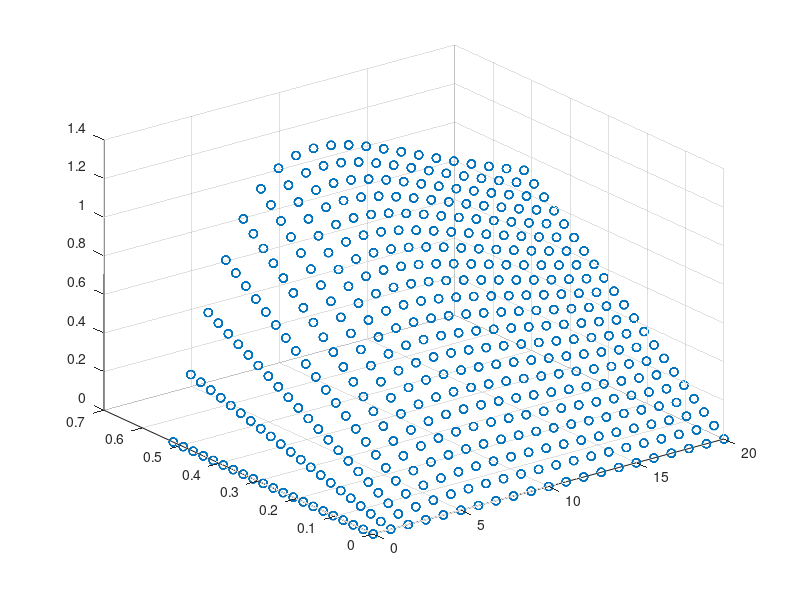
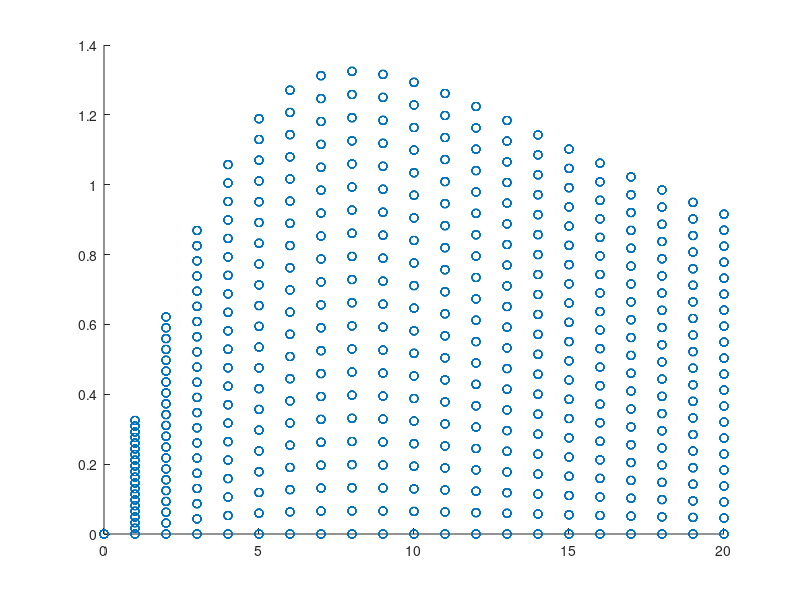
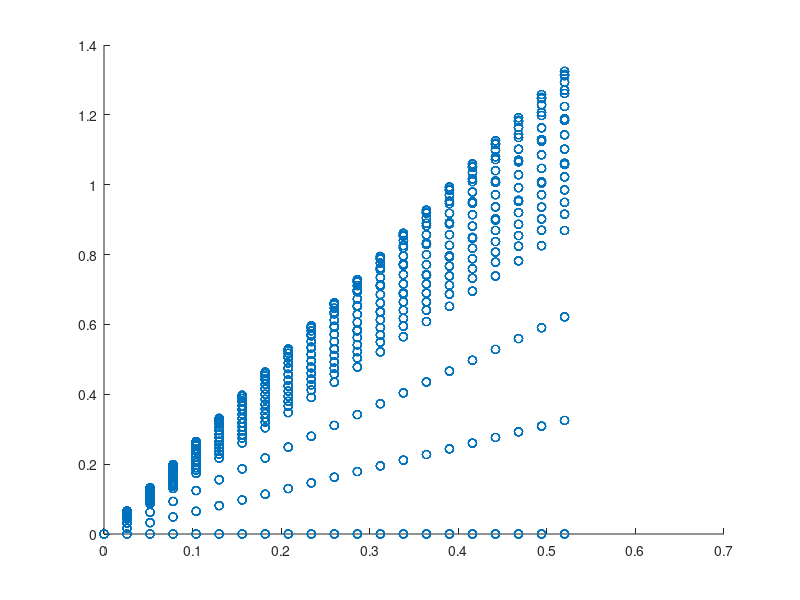

MATLAB code to generate these figures, in order:
V = (0:1:20) .* ones(201,1);
theta = ((0:0.026:0.52) .* ones(201,1))';

k = 0.24/9.81;
l = sum([0.7922471, 0.7828529]);

V = V(:);
theta = theta(:);

yaw = (V .* theta) ./ (l + (k.*V.^2));

figure(1)
scatter3(V, theta, yaw)

figure(2)
scatter(V, yaw)

figure(3)
scatter(theta, yaw)